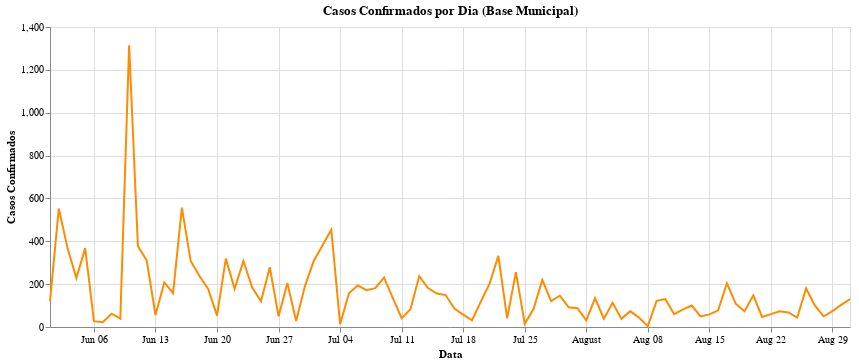

The cell this chart's notebook holds for it:
### Code cell
graph_dm_casosPorDia = alt.Chart(dm_casosPorDia).mark_line().encode(
    alt.X('data:T', title='Data'),
    alt.Y('casos_confirmados:Q', title='Casos Confirmados'),
    color=alt.value('darkorange')
).properties(
    width=800,
    title='Casos Confirmados por Dia (Base Municipal)'
)

graph_dm_casosPorDia

### Figure 1 — Vega-Lite specification as saved in the notebook (floating-point values rounded to 4 significant figures)
{"config": {"view": {"continuousWidth": 400, "continuousHeight": 300}}, "data": {"name": "data-cf5ddfb61f08b0d6ca7df7ae03d4128f"}, "mark": "line", "encoding": {"color": {"value": "darkorange"}, "x": {"type": "temporal", "field": "data", "title": "Data"}, "y": {"type": "quantitative", "field": "casos_confirmados", "title": "Casos Confirmados"}}, "title": "Casos Confirmados por Dia (Base Municipal)", "width": 800, "$schema": "https://vega.github.io/schema/vega-lite/v4.8.1.json", "datasets": {"data-cf5ddfb61f08b0d6ca7df7ae03d4128f": [{"data": "2021-06-01", "casos_confirmados": 120, "media_movel": null}, {"data": "2021-06-02", "casos_confirmados": 553, "media_movel": null}, {"data": "2021-06-03", "casos_confirmados": 367, "media_movel": null}, {"data": "2021-06-04", "casos_confirmados": 229, "media_movel": null}, {"data": "2021-06-05", "casos_confirmados": 368, "media_movel": null}, {"data": "2021-06-06", "casos_confirmados": 27, "media_movel": null}, {"data": "2021-06-07", "casos_confirmados": 22, "media_movel": 240.9}, {"data": "2021-06-08", "casos_confirmados": 62, "media_movel": 232.6}, {"data": "2021-06-09", "casos_confirmados": 39, "media_movel": 159.1}, {"data": "2021-06-10", "casos_confirmados": 1315, "media_movel": 294.6}, {"data": "2021-06-11", "casos_confirmados": 377, "media_movel": 315.7}, {"data": "2021-06-12", "casos_confirmados": 311, "media_movel": 307.6}, {"data": "2021-06-13", "casos_confirmados": 56, "media_movel": 311.7}, {"data": "2021-06-14", "casos_confirmados": 208, "media_movel": 338.3}, {"data": "2021-06-15", "casos_confirmados": 158, "media_movel": 352.0}, {"data": "2021-06-16", "casos_confirmados": 557, "media_movel": 426.0}, {"data": "2021-06-17", "casos_confirmados": 308, "media_movel": 282.1}, {"data": "2021-06-18", "casos_confirmados": 238, "media_movel": 262.3}, {"data": "2021-06-19", "casos_confirmados": 176, "media_movel": 243.0}, {"data": "2021-06-20", "casos_confirmados": 53, "media_movel": 242.6}, {"data": "2021-06-21", "casos_confirmados": 319, "media_movel": 258.4}, {"data": "2021-06-22", "casos_confirmados": 178, "media_movel": 261.3}, {"data": "2021-06-23", "casos_confirmados": 308, "media_movel": 225.7}, {"data": "2021-06-24", "casos_confirmados": 184, "media_movel": 208.0}, {"data": "2021-06-25", "casos_confirmados": 120, "media_movel": 191.1}, {"data": "2021-06-26", "casos_confirmados": 279, "media_movel": 205.9}, {"data": "2021-06-27", "casos_confirmados": 50, "media_movel": 205.4}, {"data": "2021-06-28", "casos_confirmados": 205, "media_movel": 189.1}, {"data": "2021-06-29", "casos_confirmados": 28, "media_movel": 167.7}, {"data": "2021-06-30", "casos_confirmados": 191, "media_movel": 151.0}, {"data": "2021-07-01", "casos_confirmados": 308, "media_movel": 168.7}, {"data": "2021-07-03", "casos_confirmados": 454, "media_movel": 216.4}, {"data": "2021-07-04", "casos_confirmados": 13, "media_movel": 178.4}, {"data": "2021-07-05", "casos_confirmados": 157, "media_movel": 193.7}, {"data": "2021-07-06", "casos_confirmados": 194, "media_movel": 192.1}, {"data": "2021-07-07", "casos_confirmados": 172, "media_movel": 212.7}, {"data": "2021-07-08", "casos_confirmados": 181, "media_movel": 211.3}, {"data": "2021-07-09", "casos_confirmados": 230, "media_movel": 200.1}, {"data": "2021-07-10", "casos_confirmados": 135, "media_movel": 154.6}, {"data": "2021-07-11", "casos_confirmados": 41, "media_movel": 158.6}, {"data": "2021-07-12", "casos_confirmados": 83, "media_movel": 148.0}, {"data": "2021-07-13", "casos_confirmados": 237, "media_movel": 154.1}, {"data": "2021-07-14", "casos_confirmados": 182, "media_movel": 155.6}, {"data": "2021-07-15", "casos_confirmados": 156, "media_movel": 152.0}, {"data": "2021-07-16", "casos_confirmados": 149, "media_movel": 140.4}, {"data": "2021-07-17", "casos_confirmados": 86, "media_movel": 133.4}, {"data": "2021-07-18", "casos_confirmados": 58, "media_movel": 135.9}, {"data": "2021-07-19", "casos_confirmados": 31, "media_movel": 128.4}, {"data": "2021-07-20", "casos_confirmados": 118, "media_movel": 111.4}, {"data": "2021-07-21", "casos_confirmados": 202, "media_movel": 114.3}, {"data": "2021-07-22", "casos_confirmados": 332, "media_movel": 139.4}, {"data": "2021-07-23", "casos_confirmados": 41, "media_movel": 124.0}, {"data": "2021-07-24", "casos_confirmados": 256, "media_movel": 148.3}, {"data": "2021-07-25", "casos_confirmados": 15, "media_movel": 142.1}, {"data": "2021-07-26", "casos_confirmados": 84, "media_movel": 149.7}, {"data": "2021-07-27", "casos_confirmados": 219, "media_movel": 164.1}, {"data": "2021-07-28", "casos_confirmados": 121, "media_movel": 152.6}, {"data": "2021-07-29", "casos_confirmados": 146, "media_movel": 126.0}, {"data": "2021-07-30", "casos_confirmados": 92, "media_movel": 133.3}, {"data": "2021-07-31", "casos_confirmados": 88, "media_movel": 109.3}, {"data": "2021-08-01", "casos_confirmados": 31, "media_movel": 111.6}, {"data": "2021-08-02", "casos_confirmados": 135, "media_movel": 118.9}, {"data": "2021-08-03", "casos_confirmados": 39, "media_movel": 93.14}, {"data": "2021-08-04", "casos_confirmados": 113, "media_movel": 92.0}, {"data": "2021-08-05", "casos_confirmados": 38, "media_movel": 76.57}, {"data": "2021-08-06", "casos_confirmados": 74, "media_movel": 74.0}, {"data": "2021-08-07", "casos_confirmados": 44, "media_movel": 67.71}, {"data": "2021-08-08", "casos_confirmados": 4, "media_movel": 63.86}, {"data": "2021-08-09", "casos_confirmados": 122, "media_movel": 62.0}, {"data": "2021-08-10", "casos_confirmados": 130, "media_movel": 75.0}, {"data": "2021-08-11", "casos_confirmados": 60, "media_movel": 67.43}, {"data": "2021-08-12", "casos_confirmados": 82, "media_movel": 73.71}, {"data": "2021-08-13", "casos_confirmados": 100, "media_movel": 77.43}, {"data": "2021-08-14", "casos_confirmados": 49, "media_movel": 78.14}, {"data": "2021-08-15", "casos_confirmados": 59, "media_movel": 86.0}, {"data": "2021-08-16", "casos_confirmados": 78, "media_movel": 79.71}, {"data": "2021-08-17", "casos_confirmados": 204, "media_movel": 90.29}, {"data": "2021-08-18", "casos_confirmados": 109, "media_movel": 97.29}, {"data": "2021-08-19", "casos_confirmados": 74, "media_movel": 96.14}, {"data": "2021-08-20", "casos_confirmados": 148, "media_movel": 103.0}, {"data": "2021-08-21", "casos_confirmados": 47, "media_movel": 102.7}, {"data": "2021-08-22", "casos_confirmados": 60, "media_movel": 102.9}, {"data": "2021-08-23", "casos_confirmados": 73, "media_movel": 102.1}, {"data": "2021-08-24", "casos_confirmados": 68, "media_movel": 82.71}, {"data": "2021-08-25", "casos_confirmados": 44, "media_movel": 73.43}, {"data": "2021-08-26", "casos_confirmados": 180, "media_movel": 88.57}, {"data": "2021-08-27", "casos_confirmados": 101, "media_movel": 81.86}, {"data": "2021-08-28", "casos_confirmados": 50, "media_movel": 82.29}, {"data": "2021-08-29", "casos_confirmados": 74, "media_movel": 84.29}, {"data": "2021-08-30", "casos_confirmados": 103, "media_movel": 88.57}, {"data": "2021-08-31", "casos_confirmados": 130, "media_movel": 97.43}]}}
